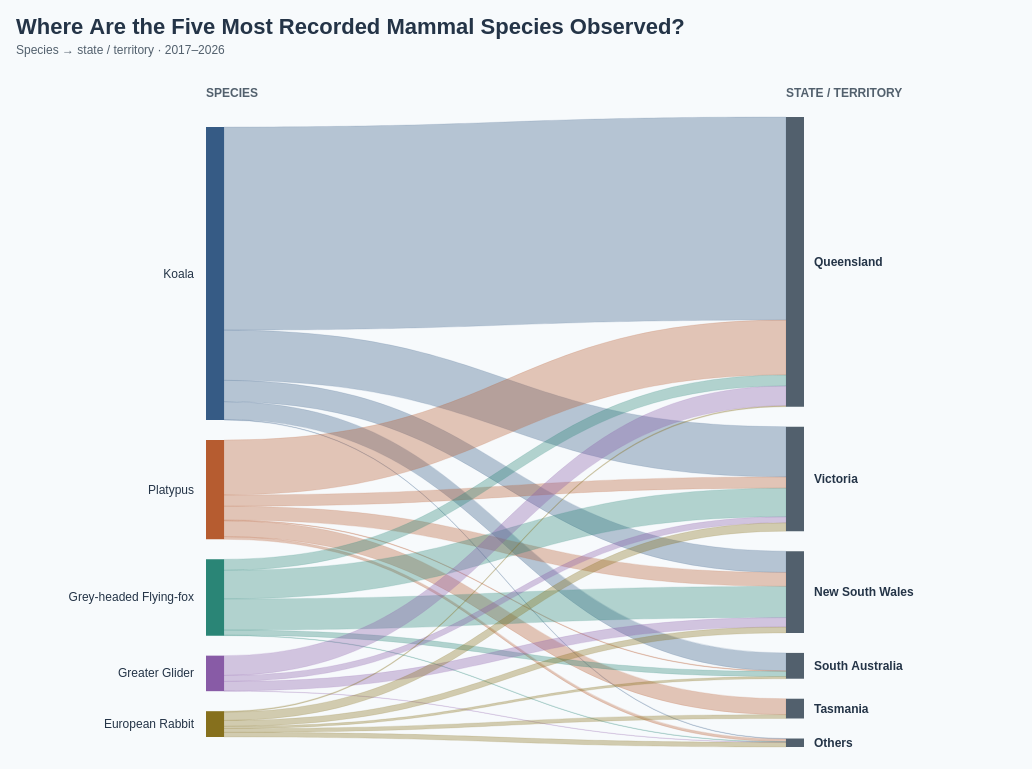

Write a Vega-Lite specification for this figure.
### Vega specification from a JSON file in a GitHub repository (floating-point values rounded to 4 significant figures)
{"$schema": "https://vega.github.io/schema/vega/v5.json", "description": "Readability rationale: Charts involving multiple lines or flows use a limited selection of the most observed species (typically 5–6), while ranking and hierarchical charts can accommodate larger selections (typically 10–15). Maps can retain all species within their selected dataset where aggregation or filtering prevents clutter. This Sankey shows the top five species by observation count among the ten mammals selected in DotMap.vg.json. Sankey showing only the five most recorded species among the 10 selected mammals in DotMap.vg.json: Koala, Platypus, Grey-headed Flying-fox, Greater Glider, European Rabbit. Species ranked by 2017–2026 geolocated observation count, not conservation importance. Both stages sum to 3,429 observations. State assignments copied from DotMap, including Offshore / unspecified. State totals and connections include only these five species. Ribbon and node heights use a uniform 0.15456401283172938 pixels per observation. Species colours match DotMap. All data and layout embedded. Hover or click to highlight; click again, Reset highlight, or Escape to clear. Counts reflect recording activity, not migration or animal abundance. Species colours match the ten-species palette in BumpChart.vg.json; species selection is retained; counts use the selected observation years. ACT, Western Australia, Northern Territory and Offshore / unspecified are combined as Others (55 observations); their species flows are summed. Grouped-location breakdowns are retained in tooltips. Totals and the shared ribbon-height scale are preserved. Uses the 10 most recent available observation years (2017–2026), including partial 2026.", "width": 1000, "height": 680, "padding": 16, "background": "#f7fafc", "title": {"text": "Where Are the Five Most Recorded Mammal Species Observed?", "subtitle": ["Species → state / territory · 2017–2026"], "anchor": "start", "fontSize": 22, "color": "#243447", "subtitleFontSize": 12, "subtitleColor": "#52606d", "offset": 16, "subtitlePadding": 6, "subtitleLineHeight": 16, "font": "Arial", "fontWeight": "bold", "subtitleFont": "Arial"}, "signals": [{"name": "selected", "value": null, "on": [{"events": "@nodes:click, @labels:click", "update": "selected === datum.key ? null : datum.key"}, {"events": "view:keydown[event.key === 'Escape'], view:dblclick", "update": "null"}]}, {"name": "hovered", "value": null, "on": [{"events": "@nodes:mouseover, @labels:mouseover, @ribbons:mouseover", "update": "datum.key"}, {"events": "@nodes:mouseout, @labels:mouseout, @ribbons:mouseout", "update": "null"}]}, {"name": "active", "update": "selected || hovered"}], "data": [{"name": "nodeData", "values": [{"id": "species:Koala", "key": "species:Koala", "label": "Koala", "name": "Koala", "level": "Species", "column": 0, "x": 290, "y": 102.0, "y2": 395.1, "count": 1896, "keys": ["species:Koala", "state:Queensland", "state:Victoria", "state:New South Wales", "state:South Australia", "state:Others"]}, {"id": "species:Platypus", "key": "species:Platypus", "label": "Platypus", "name": "Platypus", "level": "Species", "column": 0, "x": 290, "y": 415.1, "y2": 514.3, "count": 642, "keys": ["species:Platypus", "state:Queensland", "state:Victoria", "state:New South Wales", "state:South Australia", "state:Tasmania", "state:Others"]}, {"id": "species:Grey-headed Flying-fox", "key": "species:Grey-headed Flying-fox", "label": "Grey-headed Flying-fox", "name": "Grey-headed Flying-fox", "level": "Species", "column": 0, "x": 290, "y": 534.3, "y2": 610.6, "count": 494, "keys": ["species:Grey-headed Flying-fox", "state:Queensland", "state:Victoria", "state:New South Wales", "state:South Australia", "state:Others"]}, {"id": "species:Greater Glider", "key": "species:Greater Glider", "label": "Greater Glider", "name": "Greater Glider", "level": "Species", "column": 0, "x": 290, "y": 630.6, "y2": 666.2, "count": 230, "keys": ["species:Greater Glider", "state:Queensland", "state:Victoria", "state:New South Wales", "state:Others"]}, {"id": "species:European Rabbit", "key": "species:European Rabbit", "label": "European Rabbit", "name": "European Rabbit", "level": "Species", "column": 0, "x": 290, "y": 686.2, "y2": 712.0, "count": 167, "keys": ["species:European Rabbit", "state:Queensland", "state:Victoria", "state:New South Wales", "state:South Australia", "state:Tasmania", "state:Others"]}, {"id": "state:Queensland", "key": "state:Queensland", "label": "Queensland", "name": "Queensland", "level": "State / territory", "column": 1, "x": 870, "y": 92.0, "y2": 381.7, "count": 1874, "keys": ["state:Queensland", "species:Koala", "species:Platypus", "species:Grey-headed Flying-fox", "species:Greater Glider", "species:European Rabbit"]}, {"id": "state:Victoria", "key": "state:Victoria", "label": "Victoria", "name": "Victoria", "level": "State / territory", "column": 1, "x": 870, "y": 401.7, "y2": 506.1, "count": 676, "keys": ["state:Victoria", "species:Koala", "species:Platypus", "species:Grey-headed Flying-fox", "species:Greater Glider", "species:European Rabbit"]}, {"id": "state:New South Wales", "key": "state:New South Wales", "label": "New South Wales", "name": "New South Wales", "level": "State / territory", "column": 1, "x": 870, "y": 526.1, "y2": 607.9, "count": 529, "keys": ["state:New South Wales", "species:Koala", "species:Platypus", "species:Grey-headed Flying-fox", "species:Greater Glider", "species:European Rabbit"]}, {"id": "state:South Australia", "key": "state:South Australia", "label": "South Australia", "name": "South Australia", "level": "State / territory", "column": 1, "x": 870, "y": 627.9, "y2": 653.7, "count": 167, "keys": ["state:South Australia", "species:Koala", "species:Platypus", "species:Grey-headed Flying-fox", "species:European Rabbit"]}, {"id": "state:Tasmania", "key": "state:Tasmania", "label": "Tasmania", "name": "Tasmania", "level": "State / territory", "column": 1, "x": 870, "y": 673.7, "y2": 693.5, "count": 128, "keys": ["state:Tasmania", "species:Platypus", "species:European Rabbit"]}, {"id": "state:Others", "key": "state:Others", "label": "Others", "name": "Others", "level": "State / territory", "column": 1, "x": 870, "y": 713.5, "y2": 722.0, "count": 55, "keys": ["state:Others", "species:Koala", "species:Platypus", "species:Grey-headed Flying-fox", "species:Greater Glider", "species:European Rabbit"], "members": "Australian Capital Territory (40); Northern Territory (1); Offshore / unspecified (3); Western Australia (11)"}]}, {"name": "links", "values": [{"species": "Koala", "scientific": "Phascolarctos cinereus", "source": "Koala", "target": "Queensland", "count": 1314, "share": 0.693, "shareLabel": "Share of species", "key": "species:Koala", "keys": ["species:Koala", "state:Queensland"], "path": "M308,102.0C589,102.0 589,92.0 870,92.0L870,295.09711286089237C589,295.09711286089237 589,305.09711286089237 308,305.09711286089237Z"}, {"species": "Koala", "scientific": "Phascolarctos cinereus", "source": "Koala", "target": "Victoria", "count": 325, "share": 0.1714, "shareLabel": "Share of species", "key": "species:Koala", "keys": ["species:Koala", "state:Victoria"], "path": "M308,305.09711286089237C589,305.09711286089237 589,401.65296004666084 870,401.65296004666084L870,451.8862642169729C589,451.8862642169729 589,355.33041703120443 308,355.33041703120443Z"}, {"species": "Koala", "scientific": "Phascolarctos cinereus", "source": "Koala", "target": "New South Wales", "count": 138, "share": 0.07278, "shareLabel": "Share of species", "key": "species:Koala", "keys": ["species:Koala", "state:New South Wales"], "path": "M308,355.33041703120443C589,355.33041703120443 589,526.1382327209099 870,526.1382327209099L870,547.4680664916885C589,547.4680664916885 589,376.66025080198307 308,376.66025080198307Z"}, {"species": "Koala", "scientific": "Phascolarctos cinereus", "source": "Koala", "target": "South Australia", "count": 116, "share": 0.06118, "shareLabel": "Share of species", "key": "species:Koala", "keys": ["species:Koala", "state:South Australia"], "path": "M308,376.66025080198307C589,376.66025080198307 589,627.9025955088947 870,627.9025955088947L870,645.8320209973754C589,645.8320209973754 589,394.5896762904637 308,394.5896762904637Z"}, {"species": "Koala", "scientific": "Phascolarctos cinereus", "source": "Koala", "target": "Others", "count": 3, "share": 0.001582, "shareLabel": "Share of species", "key": "species:Koala", "keys": ["species:Koala", "state:Others"], "path": "M308,394.5896762904637C589,394.5896762904637 589,713.4989792942548 870,713.4989792942548L870,713.96267133275C589,713.96267133275 589,395.05336832895887 308,395.05336832895887Z", "members": "Australian Capital Territory (1); Western Australia (2)"}, {"species": "Platypus", "scientific": "Ornithorhynchus anatinus", "source": "Platypus", "target": "Queensland", "count": 355, "share": 0.553, "shareLabel": "Share of species", "key": "species:Platypus", "keys": ["species:Platypus", "state:Queensland"], "path": "M308,415.0533683289589C589,415.0533683289589 589,295.09711286089237 870,295.09711286089237L870,349.9673374161563C589,349.9673374161563 589,469.92359288422284 308,469.92359288422284Z"}, {"species": "Platypus", "scientific": "Ornithorhynchus anatinus", "source": "Platypus", "target": "Victoria", "count": 73, "share": 0.1137, "shareLabel": "Share of species", "key": "species:Platypus", "keys": ["species:Platypus", "state:Victoria"], "path": "M308,469.92359288422284C589,469.92359288422284 589,451.8862642169729 870,451.8862642169729L870,463.16943715368916C589,463.16943715368916 589,481.2067658209391 308,481.2067658209391Z"}, {"species": "Platypus", "scientific": "Ornithorhynchus anatinus", "source": "Platypus", "target": "New South Wales", "count": 90, "share": 0.1402, "shareLabel": "Share of species", "key": "species:Platypus", "keys": ["species:Platypus", "state:New South Wales"], "path": "M308,481.2067658209391C589,481.2067658209391 589,547.4680664916885 870,547.4680664916885L870,561.3788276465442C589,561.3788276465442 589,495.11752697579476 308,495.11752697579476Z"}, {"species": "Platypus", "scientific": "Ornithorhynchus anatinus", "source": "Platypus", "target": "South Australia", "count": 4, "share": 0.006231, "shareLabel": "Share of species", "key": "species:Platypus", "keys": ["species:Platypus", "state:South Australia"], "path": "M308,495.11752697579476C589,495.11752697579476 589,645.8320209973754 870,645.8320209973754L870,646.4502770487023C589,646.4502770487023 589,495.73578302712167 308,495.73578302712167Z"}, {"species": "Platypus", "scientific": "Ornithorhynchus anatinus", "source": "Platypus", "target": "Tasmania", "count": 103, "share": 0.1604, "shareLabel": "Share of species", "key": "species:Platypus", "keys": ["species:Platypus", "state:Tasmania"], "path": "M308,495.73578302712167C589,495.73578302712167 589,673.7147856517935 870,673.7147856517935L870,689.6348789734616C589,689.6348789734616 589,511.6558763487898 308,511.6558763487898Z"}, {"species": "Platypus", "scientific": "Ornithorhynchus anatinus", "source": "Platypus", "target": "Others", "count": 17, "share": 0.02648, "shareLabel": "Share of species", "key": "species:Platypus", "keys": ["species:Platypus", "state:Others"], "path": "M308,511.6558763487898C589,511.6558763487898 589,713.96267133275 870,713.96267133275L870,716.5902595508894C589,716.5902595508894 589,514.2834645669292 308,514.2834645669292Z", "members": "Australian Capital Territory (16); Offshore / unspecified (1)"}, {"species": "Grey-headed Flying-fox", "scientific": "Pteropus poliocephalus", "source": "Grey-headed Flying-fox", "target": "Queensland", "count": 71, "share": 0.1437, "shareLabel": "Share of species", "key": "species:Grey-headed Flying-fox", "keys": ["species:Grey-headed Flying-fox", "state:Queensland"], "path": "M308,534.2834645669292C589,534.2834645669292 589,349.9673374161563 870,349.9673374161563L870,360.94138232720906C589,360.94138232720906 589,545.257509477982 308,545.257509477982Z"}, {"species": "Grey-headed Flying-fox", "scientific": "Pteropus poliocephalus", "source": "Grey-headed Flying-fox", "target": "Victoria", "count": 185, "share": 0.3745, "shareLabel": "Share of species", "key": "species:Grey-headed Flying-fox", "keys": ["species:Grey-headed Flying-fox", "state:Victoria"], "path": "M308,545.257509477982C589,545.257509477982 589,463.16943715368916 870,463.16943715368916L870,491.7637795275591C589,491.7637795275591 589,573.851851851852 308,573.851851851852Z"}, {"species": "Grey-headed Flying-fox", "scientific": "Pteropus poliocephalus", "source": "Grey-headed Flying-fox", "target": "New South Wales", "count": 202, "share": 0.4089, "shareLabel": "Share of species", "key": "species:Grey-headed Flying-fox", "keys": ["species:Grey-headed Flying-fox", "state:New South Wales"], "path": "M308,573.851851851852C589,573.851851851852 589,561.3788276465442 870,561.3788276465442L870,592.6007582385536C589,592.6007582385536 589,605.0737824438613 308,605.0737824438613Z"}, {"species": "Grey-headed Flying-fox", "scientific": "Pteropus poliocephalus", "source": "Grey-headed Flying-fox", "target": "South Australia", "count": 33, "share": 0.0668, "shareLabel": "Share of species", "key": "species:Grey-headed Flying-fox", "keys": ["species:Grey-headed Flying-fox", "state:South Australia"], "path": "M308,605.0737824438613C589,605.0737824438613 589,646.4502770487023 870,646.4502770487023L870,651.5508894721494C589,651.5508894721494 589,610.1743948673084 308,610.1743948673084Z"}, {"species": "Grey-headed Flying-fox", "scientific": "Pteropus poliocephalus", "source": "Grey-headed Flying-fox", "target": "Others", "count": 3, "share": 0.006073, "shareLabel": "Share of species", "key": "species:Grey-headed Flying-fox", "keys": ["species:Grey-headed Flying-fox", "state:Others"], "path": "M308,610.1743948673084C589,610.1743948673084 589,716.5902595508894 870,716.5902595508894L870,717.0539515893846C589,717.0539515893846 589,610.6380869058036 308,610.6380869058036Z", "members": "Australian Capital Territory (3)"}, {"species": "Greater Glider", "scientific": "Petauroides volans", "source": "Greater Glider", "target": "Queensland", "count": 128, "share": 0.5565, "shareLabel": "Share of species", "key": "species:Greater Glider", "keys": ["species:Greater Glider", "state:Queensland"], "path": "M308,630.6380869058034C589,630.6380869058034 589,360.94138232720906 870,360.94138232720906L870,380.72557596967044C589,380.72557596967044 589,650.4222805482648 308,650.4222805482648Z"}, {"species": "Greater Glider", "scientific": "Petauroides volans", "source": "Greater Glider", "target": "Victoria", "count": 39, "share": 0.1696, "shareLabel": "Share of species", "key": "species:Greater Glider", "keys": ["species:Greater Glider", "state:Victoria"], "path": "M308,650.4222805482648C589,650.4222805482648 589,491.7637795275591 870,491.7637795275591L870,497.79177602799655C589,497.79177602799655 589,656.4502770487022 308,656.4502770487022Z"}, {"species": "Greater Glider", "scientific": "Petauroides volans", "source": "Greater Glider", "target": "New South Wales", "count": 61, "share": 0.2652, "shareLabel": "Share of species", "key": "species:Greater Glider", "keys": ["species:Greater Glider", "state:New South Wales"], "path": "M308,656.4502770487022C589,656.4502770487022 589,592.6007582385536 870,592.6007582385536L870,602.029163021289C589,602.029163021289 589,665.8786818314377 308,665.8786818314377Z"}, {"species": "Greater Glider", "scientific": "Petauroides volans", "source": "Greater Glider", "target": "Others", "count": 2, "share": 0.008696, "shareLabel": "Share of species", "key": "species:Greater Glider", "keys": ["species:Greater Glider", "state:Others"], "path": "M308,665.8786818314377C589,665.8786818314377 589,717.0539515893846 870,717.0539515893846L870,717.363079615048C589,717.363079615048 589,666.1878098571011 308,666.1878098571011Z", "members": "Australian Capital Territory (2)"}, {"species": "European Rabbit", "scientific": "Oryctolagus cuniculus", "source": "European Rabbit", "target": "Queensland", "count": 6, "share": 0.03593, "shareLabel": "Share of species", "key": "species:European Rabbit", "keys": ["species:European Rabbit", "state:Queensland"], "path": "M308,686.1878098571012C589,686.1878098571012 589,380.72557596967044 870,380.72557596967044L870,381.65296004666084C589,381.65296004666084 589,687.1151939340916 308,687.1151939340916Z"}, {"species": "European Rabbit", "scientific": "Oryctolagus cuniculus", "source": "European Rabbit", "target": "Victoria", "count": 54, "share": 0.3234, "shareLabel": "Share of species", "key": "species:European Rabbit", "keys": ["species:European Rabbit", "state:Victoria"], "path": "M308,687.1151939340916C589,687.1151939340916 589,497.79177602799655 870,497.79177602799655L870,506.1382327209099C589,506.1382327209099 589,695.461650627005 308,695.461650627005Z"}, {"species": "European Rabbit", "scientific": "Oryctolagus cuniculus", "source": "European Rabbit", "target": "New South Wales", "count": 38, "share": 0.2275, "shareLabel": "Share of species", "key": "species:European Rabbit", "keys": ["species:European Rabbit", "state:New South Wales"], "path": "M308,695.461650627005C589,695.461650627005 589,602.029163021289 870,602.029163021289L870,607.9025955088947C589,607.9025955088947 589,701.3350831146107 308,701.3350831146107Z"}, {"species": "European Rabbit", "scientific": "Oryctolagus cuniculus", "source": "European Rabbit", "target": "South Australia", "count": 14, "share": 0.08383, "shareLabel": "Share of species", "key": "species:European Rabbit", "keys": ["species:European Rabbit", "state:South Australia"], "path": "M308,701.3350831146107C589,701.3350831146107 589,651.5508894721494 870,651.5508894721494L870,653.7147856517936C589,653.7147856517936 589,703.4989792942549 308,703.4989792942549Z"}, {"species": "European Rabbit", "scientific": "Oryctolagus cuniculus", "source": "European Rabbit", "target": "Tasmania", "count": 25, "share": 0.1497, "shareLabel": "Share of species", "key": "species:European Rabbit", "keys": ["species:European Rabbit", "state:Tasmania"], "path": "M308,703.4989792942549C589,703.4989792942549 589,689.6348789734616 870,689.6348789734616L870,693.4989792942548C589,693.4989792942548 589,707.3630796150482 308,707.3630796150482Z"}, {"species": "European Rabbit", "scientific": "Oryctolagus cuniculus", "source": "European Rabbit", "target": "Others", "count": 30, "share": 0.1796, "shareLabel": "Share of species", "key": "species:European Rabbit", "keys": ["species:European Rabbit", "state:Others"], "path": "M308,707.3630796150482C589,707.3630796150482 589,717.363079615048 870,717.363079615048L870,721.9999999999999C589,721.9999999999999 589,712.0 308,712.0Z", "members": "Australian Capital Territory (18); Northern Territory (1); Offshore / unspecified (2); Western Australia (9)"}]}, {"name": "headings", "values": [{"x": 290, "label": "SPECIES"}, {"x": 870, "label": "STATE / TERRITORY"}]}], "scales": [{"name": "color", "type": "ordinal", "domain": ["Koala", "Platypus", "Grey-headed Flying-fox", "Greater Glider", "Spotted-tailed Quoll", "European Rabbit", "Quokka", "Tasmanian Devil", "Eastern Barred Bandicoot", "Numbat"], "range": ["#365B85", "#B65C30", "#2A8576", "#885BA6", "#AD4770", "#86701D", "#397FAD", "#6D6B70", "#C17A24", "#5146A0"]}], "marks": [{"type": "text", "from": {"data": "headings"}, "encode": {"update": {"x": {"signal": "datum.x - 100"}, "y": {"value": 24}, "text": {"field": "label"}, "fontSize": {"value": 12}, "fontWeight": {"value": "bold"}, "fill": {"value": "#52606d"}}}}, {"name": "ribbons", "type": "path", "from": {"data": "links"}, "encode": {"update": {"path": {"field": "path"}, "fill": {"scale": "color", "field": "species"}, "fillOpacity": {"signal": "active ? (!active || indexof(datum.keys, active) >= 0 ? 0.75 : 0.055) : 0.34"}, "stroke": {"scale": "color", "field": "species"}, "strokeWidth": {"value": 0.35}, "strokeOpacity": {"signal": "!active || indexof(datum.keys, active) >= 0 ? 0.4 : 0.05"}, "tooltip": {"signal": "merge({'From': datum.source, 'To': datum.target, 'Species': datum.species, 'Scientific name': datum.scientific, 'Observations': format(datum.count, ',d'), 'Share of source': format(datum.share, '.1%')}, datum.members ? {'Includes': datum.members} : {})"}, "description": {"signal": "datum.source + ' → ' + datum.target + ': ' + datum.count + ' observations'"}, "x": {"value": -100}, "y": {"value": -48}}}}, {"name": "nodes", "type": "rect", "from": {"data": "nodeData"}, "encode": {"update": {"x": {"signal": "datum.x - 100"}, "width": {"value": 18}, "y": {"signal": "datum.y - 48"}, "y2": {"signal": "datum.y2 - 48"}, "fill": {"signal": "datum.column === 1 ? '#52606d' : scale('color', datum.name)"}, "opacity": {"signal": "!active || indexof(datum.keys, active) >= 0 ? 1 : 0.2"}, "cursor": {"value": "pointer"}, "tooltip": {"signal": "merge({'Name': datum.name, 'Stage': datum.level, 'Observations': format(datum.count, ',d'), 'Share of top-five records': format(datum.count / 3429, '.1%')}, datum.members ? {'Includes': datum.members} : {})"}, "description": {"signal": "datum.name + ': ' + datum.count + ' observations'"}}}}, {"name": "labels", "type": "text", "from": {"data": "nodeData"}, "encode": {"update": {"x": {"signal": "(datum.column === 1 ? datum.x + 28 : datum.x - 12) - 100"}, "y": {"signal": "((datum.y + datum.y2) / 2) - 48"}, "text": {"signal": "datum.label"}, "align": {"signal": "datum.column === 1 ? 'left' : 'right'"}, "baseline": {"value": "middle"}, "fontSize": {"value": 12}, "fontWeight": {"signal": "datum.column === 0 ? 'normal' : 'bold'"}, "opacity": {"signal": "!active || indexof(datum.keys, active) >= 0 ? 1 : 0.28"}, "fill": {"value": "#243447"}, "cursor": {"value": "pointer"}, "tooltip": {"signal": "merge({'Name': datum.name, 'Observations': format(datum.count, ',d'), 'Share of top-five records': format(datum.count / 3429, '.1%')}, datum.members ? {'Includes': datum.members} : {})"}}}}], "config": {"font": "Arial"}, "usermeta": {"observationWindow": {"source": "Dataset/observations-794195.csv", "dateField": "observed_on", "years": [2017, 2018, 2019, 2020, 2021, 2022, 2023, 2024, 2025, 2026], "yearCount": 10, "includesPartialLatestYear": true}}}
